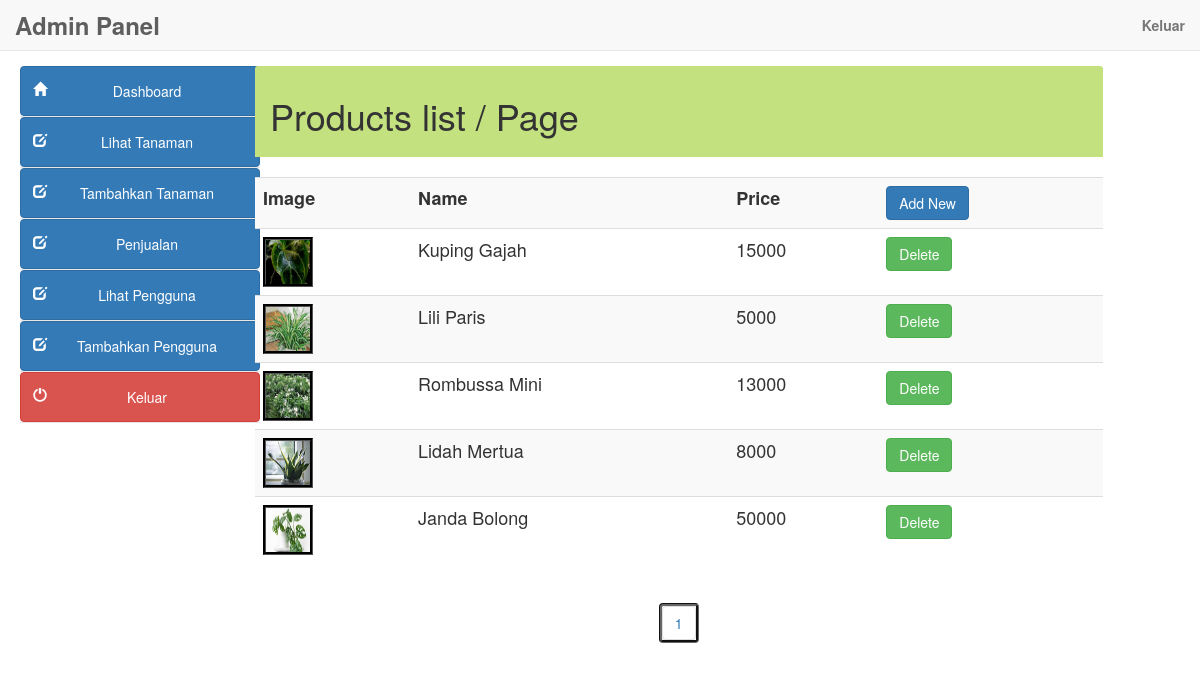
/admin/clothes_list.php, run on the app's committed database.
### tables this page shows
CREATE TABLE `products` (
  `product_id` int(100) NOT NULL,
  `product_cat` int(100) NOT NULL,
  `product_brand` int(100) NOT NULL,
  `product_title` varchar(255) NOT NULL,
  `product_price` int(100) NOT NULL,
  `product_desc` text NOT NULL,
  `perawatan` text DEFAULT NULL,
  `product_image` text NOT NULL,
  `product_keywords` text NOT NULL
);

### admin/clothes_list.php (the view, shortened to what this page needs)
<?php
$page=$_GET['page'];
if($page=="" || $page=="1")
{
$page1=0;
}
else
{
$page1=($page*10)-10;
}
?>
<!DOCTYPE html>
<html lang="en">
<head>
<link href="style/css/bootstrap.min.css" rel="stylesheet">
<link href="style/css/k.css" rel="stylesheet">
</head>
<body>
  <?php include("include/header.php");?>
   	<div class="container-fluid main-container">
	<?php include("include/side_bar.php");?>
    <div class="col-md-9 content" style="margin-left:10px">
    <div class="panel-heading" style="background-color:#c4e17f">
	<h1>Products list / Page <?php echo $page;?> </h1></div><br>
<div class='table-responsive'>
<div style="overflow-x:scroll;">
<table class="table  table-hover table-striped" style="font-size:18px">
<tr><th>Image</th><th>Name</th><th>Price</th><th>
	<a class=" btn btn-primary" href="add_product.php">Add New</a></th></tr>
<?php
$result=mysqli_query($con,"select product_id,product_image, product_title,product_price from products  where  product_cat=2 or product_cat=3 or product_cat=4 Limit $page1,10")or die ("query 1 incorrect.....");
while(list($product_id,$image,$product_name,$price)=mysqli_fetch_array($result))
{
echo "<tr><td><img src='../product_images/$image' style='width:50px; height:50px; border:groove #000'></td><td>$product_name</td>
<td>$price</td>
<td>
<a class=' btn btn-success' href='clothes_list.php?product_id=$product_id&action=delete'>Delete</a>
</td></tr>";
}
?>
</table>
</div></div>
<nav align="center">
<?php
$paging=mysqli_query($con,"select product_id,product_image, product_title,product_price from products");
$count=mysqli_num_rows($paging);
$a=$count/10;
$a=ceil($a);
echo "<bt>";echo "<bt>";
for($b=1; $b<=$a;$b++)
{
?>
<ul class="pagination" style="border:groove #666">
<li><a class="label-info" href="clothes_list.php?page=<?php echo $b;?>"><?php echo $b." ";?></a></li></ul>
<?php
}
?>
</nav>
</div></div>
</body>
</html>

### admin/style/css/k.css (style rules this page uses)
.main-container { background: #FFF; padding-top: 15px; margin-top: -20px; }

### data on the page
products: product_image (picture), product_title "Kuping Gajah", product_price "15000"
products: product_image (picture), product_title "Lili Paris", product_price "5000"
products: product_image (picture), product_title "Rombussa Mini", product_price "13000"
products: product_image (picture), product_title "Lidah Mertua", product_price "8000"
products: product_image (picture), product_title "Janda Bolong", product_price "50000"
